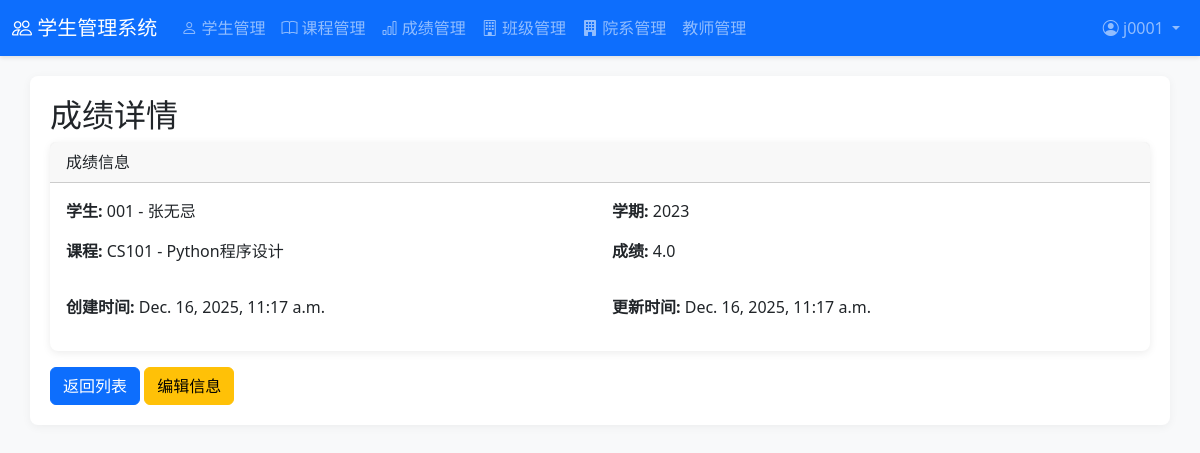
The page /scores/1/ (signed in) on the database its author committed.
### students/models.py (models this page shows, shortened)
class Score(models.Model):
    student = models.ForeignKey(Student, on_delete=models.CASCADE, verbose_name='学生')
    course = models.ForeignKey(Course, on_delete=models.CASCADE, verbose_name='课程')
    semester = models.CharField(max_length=20, verbose_name='学期')
    score = models.FloatField(verbose_name='成绩')
    created_at = models.DateTimeField(auto_now_add=True, verbose_name='创建时间')
    updated_at = models.DateTimeField(auto_now=True, verbose_name='更新时间')
    class Meta:
        verbose_name = '成绩'
        verbose_name_plural = '成绩'
        unique_together = ('student', 'course', 'semester')

class Student(models.Model):
    user = models.OneToOneField(User, on_delete=models.CASCADE, null=True, blank=True, verbose_name='关联用户')
    student_id = models.CharField(max_length=20, unique=True, verbose_name='学号')
    name = models.CharField(max_length=50, verbose_name='姓名')
    gender = models.CharField(max_length=10, choices=[('male', '男'), ('female', '女')], verbose_name='性别')
    birth_date = models.DateField(verbose_name='出生日期')
    phone = models.CharField(max_length=15, blank=True, verbose_name='联系电话')
    email = models.EmailField(blank=True, verbose_name='电子邮箱')
    address = models.TextField(blank=True, verbose_name='家庭住址')
    class_info = models.ForeignKey(Class, on_delete=models.CASCADE, verbose_name='所属班级')
    admission_date = models.DateField(verbose_name='入学日期')
    status = models.CharField(max_length=20, choices=[('enrolled', '在读'), ('graduated', '已毕业'), ('dropped', '已退学')], default='enrolled', verbose_name='学生状态')
    created_at = models.DateTimeField(auto_now_add=True, verbose_name='创建时间')
    updated_at = models.DateTimeField(auto_now=True, verbose_name='更新时间')
    def __str__(self):
        return f'{self.student_id} - {self.name}'
    class Meta:
        verbose_name = '学生'
        verbose_name_plural = '学生'

class Course(models.Model):
    name = models.CharField(max_length=100, verbose_name='课程名称')
    code = models.CharField(max_length=20, unique=True, verbose_name='课程代码')
    department = models.ForeignKey(Department, on_delete=models.CASCADE, verbose_name='所属院系')
    credit = models.FloatField(verbose_name='学分')
    description = models.TextField(blank=True, verbose_name='课程描述')
    created_at = models.DateTimeField(auto_now_add=True, verbose_name='创建时间')
    updated_at = models.DateTimeField(auto_now=True, verbose_name='更新时间')
    def __str__(self):
        return f'{self.code} - {self.name}'
    class Meta:
        verbose_name = '课程'
        verbose_name_plural = '课程'

### students/views.py (the view)
# urls.py: path('scores/<int:pk>/', views.score_detail, name='score_detail'),
@login_required
@user_passes_test(is_admin_or_teacher)
def score_detail(request, pk):
    score = Score.objects.select_related('student', 'course').get(pk=pk)
    return render(request, 'students/score_detail.html', {'score': score})

### students/views.py (called while the page is built)
def is_admin_or_teacher(user):
    return user.is_superuser or hasattr(user, 'teacher')

### students/templates/students/score_detail.html
{% extends 'students/base.html' %}
{% block content %}
    <h2>成绩详情</h2>
    <div class="card mb-3">
        <div class="card-header">
            成绩信息
        </div>
        <div class="card-body">
            <div class="row">
                <div class="col-md-6">
                    <p><strong>学生:</strong> {{ score.student }}</p>
                    <p><strong>课程:</strong> {{ score.course }}</p>
                </div>
                <div class="col-md-6">
                    <p><strong>学期:</strong> {{ score.semester }}</p>
                    <p><strong>成绩:</strong> {{ score.score }}</p>
                </div>
            </div>
            <div class="row mt-3">
                <div class="col-md-6">
                    <p><strong>创建时间:</strong> {{ score.created_at }}</p>
                </div>
                <div class="col-md-6">
                    <p><strong>更新时间:</strong> {{ score.updated_at }}</p>
                </div>
            </div>
        </div>
    </div>
    <a href="{% url 'score_list' %}" class="btn btn-primary">返回列表</a>
    <a href="{% url 'score_update' score.pk %}" class="btn btn-warning">编辑信息</a>
{% endblock %}

### students/templates/students/base.html (shortened to what this page needs)
<!DOCTYPE html>
<html lang="zh-CN">
<head>
    <link rel="stylesheet" href="https://cdn.jsdelivr.net/npm/bootstrap@5.3.0/dist/css/bootstrap.min.css">
</head>
<body>
    <nav class="navbar navbar-expand-lg navbar-dark bg-primary">
        <div class="container-fluid">
            <a class="navbar-brand" href="{% url 'home' %}">
                <i class="bi bi-people"></i> 学生管理系统
            </a>
            <div class="collapse navbar-collapse" id="navbarNav">
                <ul class="navbar-nav me-auto mb-2 mb-lg-0">
                    {% if user.is_superuser or user.teacher %}
                        <li class="nav-item">
                            <a class="nav-link {% if request.resolver_match.url_name == 'student_list' %}active{% endif %}" href="{% url 'student_list' %}">
                                <i class="bi bi-person"></i> 学生管理
                            </a>
                        </li>
                        <li class="nav-item">
                            <a class="nav-link {% if request.resolver_match.url_name == 'course_list' %}active{% endif %}" href="{% url 'course_list' %}">
                                <i class="bi bi-book"></i> 课程管理
                            </a>
                        </li>
                        <li class="nav-item">
                            <a class="nav-link {% if request.resolver_match.url_name == 'score_list' %}active{% endif %}" href="{% url 'score_list' %}">
                                <i class="bi bi-bar-chart"></i> 成绩管理
                            </a>
                        </li>
                        <li class="nav-item">
                            <a class="nav-link {% if request.resolver_match.url_name == 'class_list' %}active{% endif %}" href="{% url 'class_list' %}">
                                <i class="bi bi-building"></i> 班级管理
                            </a>
                        </li>
                        <li class="nav-item">
                            <a class="nav-link {% if request.resolver_match.url_name == 'department_list' %}active{% endif %}" href="{% url 'department_list' %}">
                                <i class="bi bi-building-fill"></i> 院系管理
                            </a>
                        </li>
                        <li class="nav-item">
                            <a class="nav-link {% if request.resolver_match.url_name == 'teacher_list' %}active{% endif %}" href="{% url 'teacher_list' %}">
                                 教师管理
                            </a>
                        </li>
                    {% endif %}
                </ul>
                <ul class="navbar-nav">
                    {% if user.is_authenticated %}
                        <li class="nav-item dropdown">
                            <a class="nav-link dropdown-toggle" href="#" role="button" data-bs-toggle="dropdown" aria-expanded="false">
                                <i class="bi bi-person-circle"></i> {{ user.username }}
                            </a>
                        </li>
                    {% else %}
                        <li class="nav-item">
                            <a class="nav-link" href="{% url 'login' %}">
                                <i class="bi bi-box-arrow-in-right"></i> 登录
                            </a>
                        </li>
                    {% endif %}
                </ul>
            </div>
        </div>
    </nav>
    <div class="container">
        {% block content %}
        {% endblock %}
    </div>
    <link rel="stylesheet" href="https://cdn.jsdelivr.net/npm/bootstrap-icons@1.10.5/font/bootstrap-icons.css">
</body>
</html>

### students/templates/students/base.html (style rules this page uses)
body { background-color: #f8f9fa; }
.navbar { box-shadow: 0 2px 4px rgba(0, 0, 0, 0.1); }
.container { background-color: white; border-radius: 8px; box-shadow: 0 2px 10px rgba(0, 0, 0, 0.05); padding: 20px; margin-top: 20px; margin-bottom: 20px; }
.card { border: none; border-radius: 8px; box-shadow: 0 2px 8px rgba(0, 0, 0, 0.08); transition: transform 0.2s, box-shadow 0.2s; }
.btn { border-radius: 6px; font-weight: 500; transition: all 0.2s; }

### rows shown on the page
Score: student "001 - 张无忌", course "CS101 - Python程序设计", semester "2023", score "4.0", created_at "Dec. 16, 2025, 11:17 a.m.", updated_at "Dec. 16, 2025, 11:17 a.m."

### other values the page prints
{{ user.username }} "j0001"
